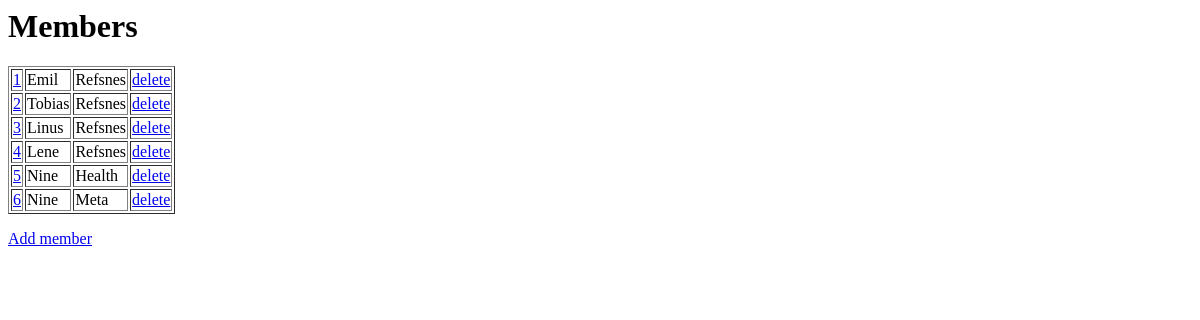
/members/, run on an earlier commit of the app's database.
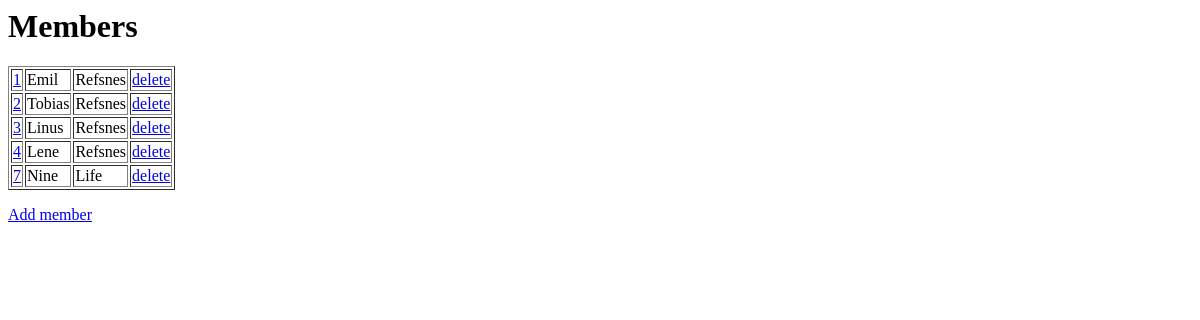
And on a later commit of the database.
### members/models.py (models this page shows)
class Members(models.Model):
  firstname = models.CharField(max_length=255)
  lastname = models.CharField(max_length=255)

### members/views.py (the view)
# urls.py: path('', views.index, name='index'),
def index(request):
  mymembers = Members.objects.all().values()
  template = loader.get_template('index.html')
  context = {
    'mymembers': mymembers,
  }
  return HttpResponse(template.render(context, request))

### members/templates/index.html
<h1>Members</h1>
<table border="1">
{% for x in mymembers %}
  <tr>
    <td><a href="update/{{ x.id }}">{{ x.id }}</a></td>
    <td>{{ x.firstname }}</td>
    <td>{{ x.lastname }}</td>
    <td><a href="delete/{{ x.id }}">delete</a></td>
  </tr>
{% endfor %}
</table>
<p>
  <a href="add/">Add member</a>
</p>

What changed in the data, as far as the page shows it:
removed Members: id "5", firstname "Nine", lastname "Health"
removed Members: id "6", firstname "Nine", lastname "Meta"
added Members: id "7", firstname "Nine", lastname "Life"
